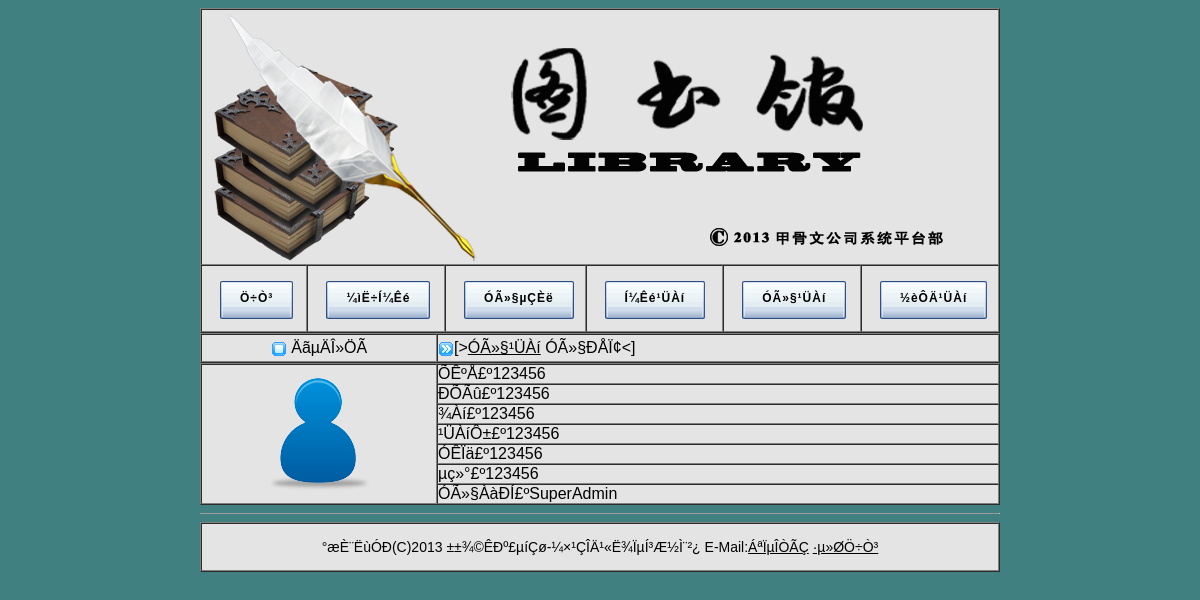
Page /test_html/userinfo.php?userid=123456 on the committed database.
### tables this page shows
CREATE TABLE `user` (
  `user_ID` varchar(20) NOT NULL,
  `user_Name` varchar(40) NOT NULL,
  `user_PassWord` varchar(20) NOT NULL,
  `user_Manager` varchar(40) NOT NULL,
  `user_Admin` varchar(40) NOT NULL,
  `user_Type` varchar(20) DEFAULT NULL,
  `user_Telephone` decimal(11,0) NOT NULL,
  `user_Email` varchar(40) NOT NULL,
  PRIMARY KEY (`user_ID`)
);

### test_html/userinfo.php (the view, shortened to what this page needs)
<html>
<head>
<link href="lms.css" rel="stylesheet" type="text/css">
</head>
<body>
<center>
<table border="1" width="800" cellspacing="0" cellpadding="0" bgcolor="#E4E4E4" bordercolorlight="#C2C2C2" bordercolordark="#FFFFFF">
  <tr height="256">
    <td colspan="6"><img src="pics/banner.png" width="796" height="254"></td>
  </tr>
  <tr height="50">
    <td width="100"><div class="button"><li><a href="library.php"><b>Ö÷Ò³</b></a></li>
    </div></td>
    <td width="130"><div class="button"><li><a href="search.php"><b>¼ìË÷Í¼Êé</b></a></li>
    </div></td>
	 <td width="130"><div class="button"><li><a href="login.php"><b>ÓÃ»§µÇÈë</b></a></li>
    </div></td>
    <td width="130"><div class="button"><li><a href="bookmanage.php"><b>Í¼Êé¹ÜÀí</b></a></li>
    </div></td>
    <td width="130"><div class="button"><li><a href="usermanage.php"><b>ÓÃ»§¹ÜÀí</b></a></li>
    </div></td>
    <td width="130"><div class="button"><li><a href="recordmanage.php"><b>½èÔÄ¹ÜÀí</b></a></li>
    </div></td>
  </tr>
</table>
</center>
<center>
<table border="1" width="800" height="30" cellspacing="0" cellpadding="0" bgcolor="#E4E4E4" bordercolorlight="#C2C2C2" bordercolordark="#FFFFFF">
	<tr>
  	<td width="234" align="center">
  	<img src="pics/position.png" width="16" height="16" align="absmiddle">&nbsp;ÄãµÄÎ»ÖÃ	</td>
    <td><img src="pics/rightdir.png" width="16" height="16" align="absmiddle">[&gt;<a href="usermanage.php">ÓÃ»§¹ÜÀí</a>  ÓÃ»§ÐÅÏ¢&lt;]</td>
	</tr>
</table>
</center>
<?php
	$userid = $_GET['userid'];
	$query = "select * from user where user_ID='".$userid."'";
	$result = mysql_query($query);
	$rows = mysql_num_rows($result);
	if($rows!=0)
	{
		$data = @mysql_fetch_array($result);
?>
<center>
<table border="1" width="800" height="30" cellspacing="0" cellpadding="0" bgcolor="#E4E4E4" bordercolorlight="#C2C2C2" bordercolordark="#FFFFFF">
	<tr>
  	<td width="234" rowspan="10" align="center"><img src="pics/default.png" alt="ÓÃ»§ÕÕÆ¬" width="128" height="128"></td>
        <td>ÕÊºÅ£º<?php echo "$data[user_ID]"?></td>
	</tr>
	<tr>
  	<td>ÐÕÃû£º<?php echo "$data[user_Name]"?></td>
	</tr>
	<tr>
  	<td>¾­Àí£º<?php echo "$data[user_Manager]"?></td>
	</tr><tr>
  	<td>¹ÜÀíÔ±£º<?php echo "$data[user_Admin]"?></td>
	</tr>
	<tr>
  	<td>ÓÊÏä£º<?php echo "$data[user_Email]"?></td>
	</tr>
	<tr>
  	<td>µç»°£º<?php echo "$data[user_Telephone]"?></td>
	</tr>
	<tr>
  	<td>ÓÃ»§ÀàÐÍ£º<?php echo "$data[user_Type]"?></td>
	</tr>
</table>
</center>
<?php
		}
?>
<center>
	<table border="0" width="800" cellspacing="0" cellpadding="0">
	<tr>
		<td><hr size="1"></td>
	</tr>
	</table>
	<table border="1" width="800" height="50" cellspacing="0" cellpadding="0" bgcolor="#E4E4E4" bordercolorlight="#C2C2C2" bordercolordark="#FFFFFF">
	<tr>
		<td align="center" height="23" style="font-size:10.5pt">°æÈ¨ËùÓÐ(C)2013 ±±¾©ÊÐº£µíÇø-¼×¹ÇÎÄ¹«Ë¾ÏµÍ³Æ½Ì¨²¿
		E-Mail:<a href="#">ÁªÏµÎÒÃÇ</a>
		<a href="library.php">·µ»ØÖ÷Ò³</a> </td>
	</tr>
	</table>
</center>
</body>
</html>

### test_html/lms.css (style rules this page uses)
body { background: #408080; font-family: "Lucida Grande", Helvetica, Arial, sans-serif; font-size: 12px; }
a { color:#000; }
.button { margin:0; padding:15px 0 50px 18px; list-style:none; }
.button li { display:inline; float:left; margin-right:5px; background:url(pics/hover_button.gif); }
.button li a { display:block; height:38px; float:left; background:url(pics/button.gif); text-decoration:none; font-size:12px; font-family:arial, sans-serif; letter-spacing:1px; line-height:35px; }
.button li b { margin:0 0 0 20px; display:inline; float:left; height:38px; background:url(pics/button.gif) right top; padding:0 20px 0 0; color:#000; }

### rows in the picture
user: user_ID "123456", user_Name "123456", user_Manager "123456", user_Admin "123456", user_Email "123456", user_Telephone "123456", user_Type "SuperAdmin"
